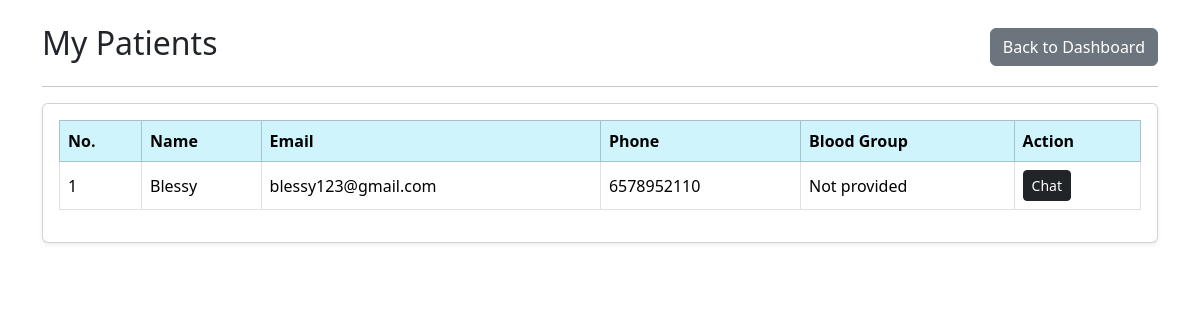
Page /Doctor/Patients/ on the committed database.
### User/models.py (models this page shows, shortened)
class tbl_UserProfile(models.Model):
    registration = models.OneToOneField(
        'Guest.tbl_registration',
        on_delete=models.CASCADE,
        related_name='user_profile'
    )
    age = models.IntegerField(null=True, blank=True)
    date_of_birth = models.DateField(
        null=True,
        blank=True
    )
    profile_photo = models.ImageField(
        upload_to='profile_photos/',
        null=True,
        blank=True
    )

### Guest/models.py (models this page shows, shortened)
class tbl_registration(models.Model):
    ROLE_CHOICES = (
        ('USER', 'User'),
        ('DOCTOR', 'Doctor'),
        ('ADMIN', 'Admin'),
    )
    user_name = models.CharField(max_length=100)
    user_email = models.EmailField(unique=True)
    user_contact = models.CharField(max_length=20)
    user_address = models.TextField(default='', blank=True)
    user_password = models.CharField(max_length=255)
    role = models.CharField(max_length=20, choices=ROLE_CHOICES, default='USER')
    is_active = models.BooleanField(default=True)
    created_at = models.DateTimeField(null=True, blank=True)
    class Meta:
        ordering = ['-id']

### Doctor/views.py (the view)
# urls.py: path('Patients/', views.Patients, name='Patients'),
def Patients(request):
    patients = tbl_UserProfile.objects.select_related("user").all()
    return render(
        request,
        "Doctor/Patients.html",
        {
            "patients": patients
        }
    )

### Doctor/templates/Doctor/Patients.html (shortened to what this page needs)
{% load static %}
<!DOCTYPE html>
<html lang="en">
<head>
    <link
        href="https://cdn.jsdelivr.net/npm/bootstrap@5.3.3/dist/css/bootstrap.min.css"
        rel="stylesheet">
</head>
<body>
<div class="container mt-4">
    <div class="d-flex justify-content-between align-items-center mb-3">
        <h2>My Patients</h2>
        <a href="{% url 'Doctor:DoctorDashboard' %}"
           class="btn btn-secondary">
            Back to Dashboard
        </a>
    </div>
    <hr>
    <div class="card shadow-sm">
        <div class="card-body">
            <div class="table-responsive">
                <table class="table table-bordered table-hover align-middle">
                    <thead class="table-info">
                        <tr>
                            <th>No.</th>
                            <th>Name</th>
                            <th>Email</th>
                            <th>Phone</th>
                            <th>Blood Group</th>
                            <th>Action</th>
                        </tr>
                    </thead>
                    <tbody>
                    {% for patient in patients %}
                        <tr>
                            <td>
                                {{ forloop.counter }}
                            </td>
                            <td>
                                {{ patient.user.user_name }}
                            </td>
                            <td>
                                {{ patient.user.user_email }}
                            </td>
                            <td>
                                {{ patient.contact }}
                            </td>
                            <td>
                                {% if patient.blood_group %}
                                    {{ patient.blood_group }}
                                {% else %}
                                    Not provided
                                {% endif %}
                            </td>
                            <td>
                                <a
                                    href="{% url 'Doctor:ChatBox' %}?patient={{ patient.id }}"
                                    class="btn btn-sm btn-dark"
                                >
                                    Chat
                                </a>
                            </td>
                        </tr>
                    {% endfor %}
                    </tbody>
                </table>
            </div>
        </div>
    </div>
</div>
</body>
</html>

### rows in the picture
tbl_UserProfile: user.user_name "Blessy", user.user_email "blessy123@gmail.com", contact "6578952110"
